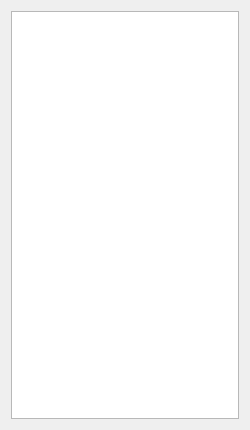
<?xml version="1.0" encoding="UTF-8"?>
<ui version="4.0">
 <class>NetworkLayoutWidget</class>
 <widget class="QWidget" name="NetworkLayoutWidget">
  <property name="geometry">
   <rect>
    <x>0</x>
    <y>0</y>
    <width>250</width>
    <height>430</height>
   </rect>
  </property>
  <property name="minimumSize">
   <size>
    <width>250</width>
    <height>0</height>
   </size>
  </property>
  <property name="windowTitle">
   <string>Form</string>
  </property>
  <layout class="QVBoxLayout" name="verticalLayout">
   <item>
    <widget class="QTreeWidget" name="treeLayers">
     <property name="editTriggers">
      <set>QAbstractItemView::EditKeyPressed</set>
     </property>
     <property name="showDropIndicator" stdset="0">
      <bool>false</bool>
     </property>
     <property name="uniformRowHeights">
      <bool>true</bool>
     </property>
     <property name="headerHidden">
      <bool>true</bool>
     </property>
     <column>
      <property name="text">
       <string notr="true">1</string>
      </property>
     </column>
    </widget>
   </item>
  </layout>
 </widget>
 <resources/>
 <connections/>
</ui>
